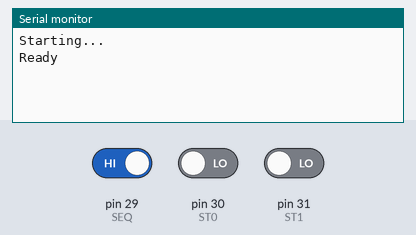
A sketch run on a simulated Arduino Mega 2560, built with avr-gcc and run on an emulated ATmega2560. On the bench: the last lines printed to the serial monitor. The inputs (shaded band) are chosen by the test bench; at power-on: pin 29 (SEQ) HIGH, pin 30 (ST0) LOW, pin 31 (ST1) LOW.

Above: at 1.4 s.
1.5 s: pin 29 (SEQ) driven LOW
At 2.8 s:
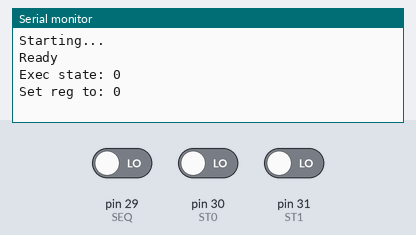
3.1 s: pin 29 (SEQ) driven HIGH
At 4.2 s:
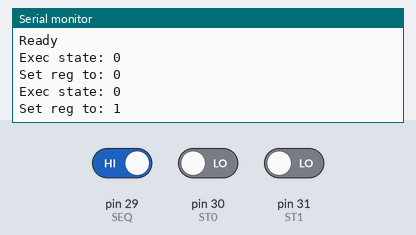

The sketch:

Arduino_Example.ino
```cpp
#define ST1 31
#define ST0 30
#define SEQ 29

int state = 0;
int reg = -1;

void setup() {
  // put your setup code here, to run once:
  Serial.begin(9600);
  Serial.println("Starting...");
  pinMode(ST1, INPUT);
  pinMode(ST0, INPUT);
  pinMode(SEQ, INPUT);
}

void loop() {
  // put your main code here, to run repeatedly:
  int seq = digitalRead(SEQ);
  if (reg == -1) {
    delay(200);
    Serial.println("Ready");
    reg = seq;
  }
  //Serial.print("Seq rec: ");
  //Serial.println(seq);
  if (seq != reg) {
    state = digitalRead(ST1) * 2 + digitalRead(ST0); //Formula for decoding 2 bit binary
    Serial.print("Exec state: ");
    Serial.println(state);
    if (state == 3) {
      //execute button 3 effect
    }
    else if (state == 2) {
      //execute button 2 effect
    }
    else if (state == 1) {
      //execute button 1 effect
    }
    else if (state == 0) {
      //execute nothing
    }
    else {
      Serial.print("Unexpected result! State = ");
      Serial.println(state);
    }
    reg = seq; // 0 or 1
    Serial.print("Set reg to: ");
    Serial.println(reg);
  }

  delay(200); //represents rest of code execution in Alarm System
  // position above code where the state switching would occur in existing system
  // execute same commands to switch state, whether it is setting a variable or series of variables
}
```

Measured:
- after the input at 1.5 s, the serial monitor: prints a new line after 0.10 s (image 1)
- after the input at 3.1 s, the serial monitor: prints a new line after 0.12 s (image 2)
